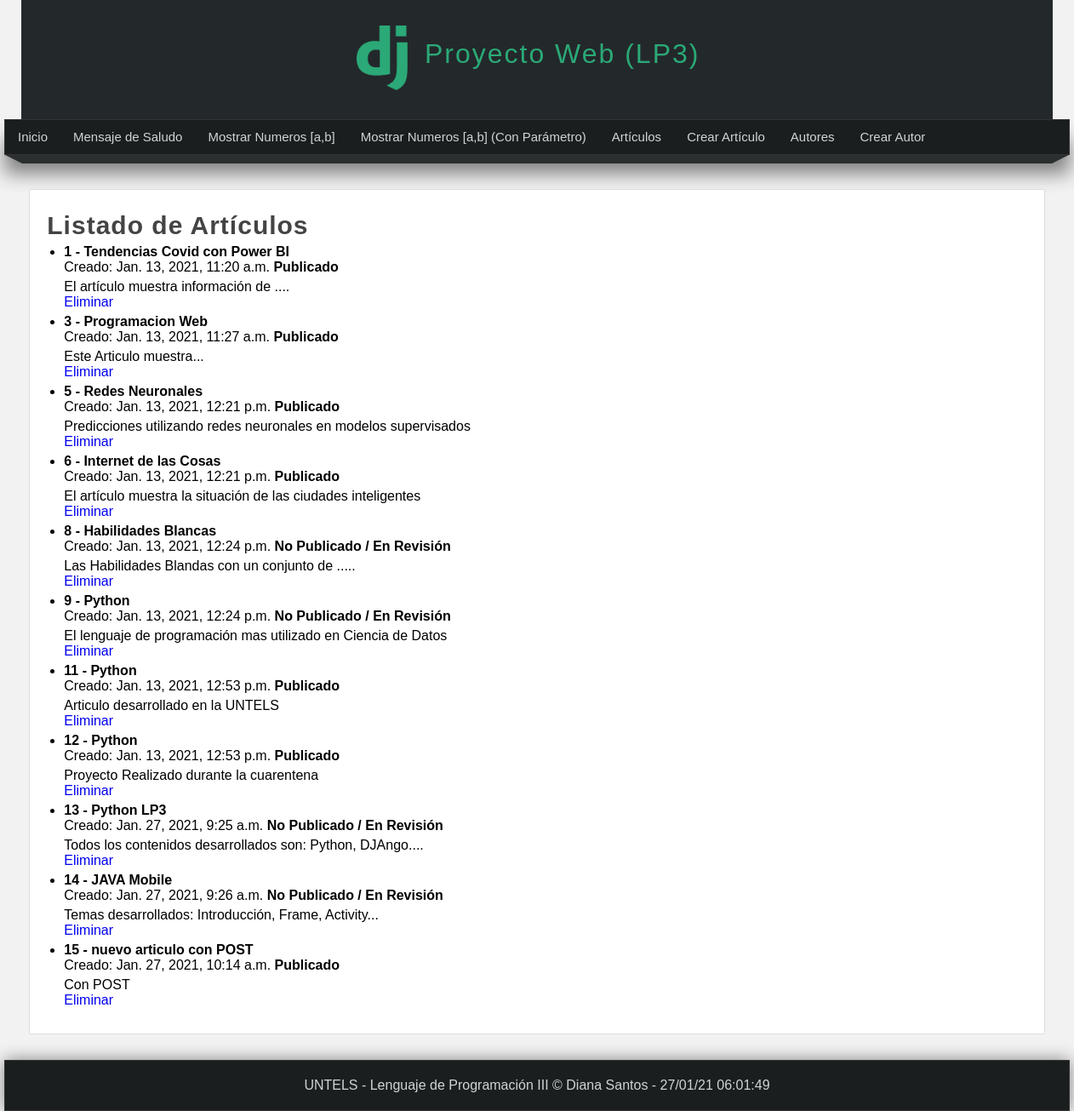
Screenshot of /listar_articulos with the database file from the repository.
### miapp/models.py (models this page shows)
class Articulo(models.Model):
    titulo = models.CharField(max_length=150)
    contenido = models.TextField()
    imagen = models.ImageField(default='null')
    publicado = models.BooleanField()
    creado = models.DateTimeField(auto_now_add=True)
    actualizado = models.DateTimeField(auto_now=True)

### miapp/views.py (the view)
# urls.py: path('listar_articulos', views.listar_articulos, name="listar_articulos"),
def listar_articulos(request):
    articulos = Articulo.objects.all()
    """
    articulos = Articulo.objects.filter(
        Q(titulo__contains="Py") |
        Q(titulo__contains="Hab")
    )
    """
    return render(request, 'listar_articulos.html',{
        'articulos': articulos,
        'titulo': 'Listado de Artículos'
    })

### miapp/templates/listar_articulos.html (shortened to what this page needs)
{% extends 'layout.html' %}
{% block content %}
    <h1 class="title"> {{titulo}} </h1>
    <ul>
        {% for articulo in articulos %}
            <li>
                <h4>
                    {{articulo.id}} - {{articulo.titulo}}
                </h4>
                <span>
                    Creado: {{articulo.creado}}
                </span>
                {% if articulo.publicado %}
                    <strong>
                        Publicado
                    </strong>
                {% else %}
                    <strong>
                        No Publicado / En Revisión
                    </strong>
                {% endif %}
                <p>
                    {{articulo.contenido}}<br>
                    <a href="{% url 'eliminar_articulo' id=articulo.id %}">
                        Eliminar
                    </a>
                </p>
            </li>
        {% endfor %}
    </ul>
{% endblock content %}

### miapp/static/css/style.css (style rules this page uses)
* { margin: 0px; padding: 0px; font-family: Arial, Helvetica, sans-serif; text-decoration: none; }
.box p, .box h2, .box h3, .box ul { margin-bottom: 5px; margin-top: 5px; }
.box ul, .box ol { margin-left: 20px; margin-bottom: 10px; }
body { background-color: #f2f2f2; }
.title { color: #444; letter-spacing: 1px; font-size: 30px; margin-bottom: 4px; margin-top: 5px; }

### rows the page displays
Articulo: id "1", titulo "Tendencias Covid con Power BI", creado "Jan. 13, 2021, 11:20 a.m.", publicado "Publicado", contenido "El artículo muestra información de ...."
Articulo: id "3", titulo "Programacion Web", creado "Jan. 13, 2021, 11:27 a.m.", publicado "Publicado", contenido "Este Articulo muestra..."
Articulo: id "5", titulo "Redes Neuronales", creado "Jan. 13, 2021, 12:21 p.m.", publicado "Publicado", contenido "Predicciones utilizando redes neuronales en modelos supervisados"
Articulo: id "6", titulo "Internet de las Cosas", creado "Jan. 13, 2021, 12:21 p.m.", publicado "Publicado", contenido "El artículo muestra la situación de las ciudades inteligentes"
Articulo: id "8", titulo "Habilidades Blancas", creado "Jan. 13, 2021, 12:24 p.m.", publicado "No Publicado / En Revisión", contenido "Las Habilidades Blandas con un conjunto de ....."
Articulo: id "9", titulo "Python", creado "Jan. 13, 2021, 12:24 p.m.", publicado "No Publicado / En Revisión", contenido "El lenguaje de programación mas utilizado en Ciencia de Datos"
Articulo: id "11", titulo "Python", creado "Jan. 13, 2021, 12:53 p.m.", publicado "Publicado", contenido "Articulo desarrollado en la UNTELS"
Articulo: id "12", titulo "Python", creado "Jan. 13, 2021, 12:53 p.m.", publicado "Publicado", contenido "Proyecto Realizado durante la cuarentena"
Articulo: id "13", titulo "Python LP3", creado "Jan. 27, 2021, 9:25 a.m.", publicado "No Publicado / En Revisión", contenido "Todos los contenidos desarrollados son: Python, DJAngo...."
Articulo: id "14", titulo "JAVA Mobile", creado "Jan. 27, 2021, 9:26 a.m.", publicado "No Publicado / En Revisión", contenido "Temas desarrollados: Introducción, Frame, Activity..."
Articulo: id "15", titulo "nuevo articulo con POST", creado "Jan. 27, 2021, 10:14 a.m.", publicado "Publicado", contenido "Con POST"

### other values shown
{{ titulo }} "Listado de Artículos"
